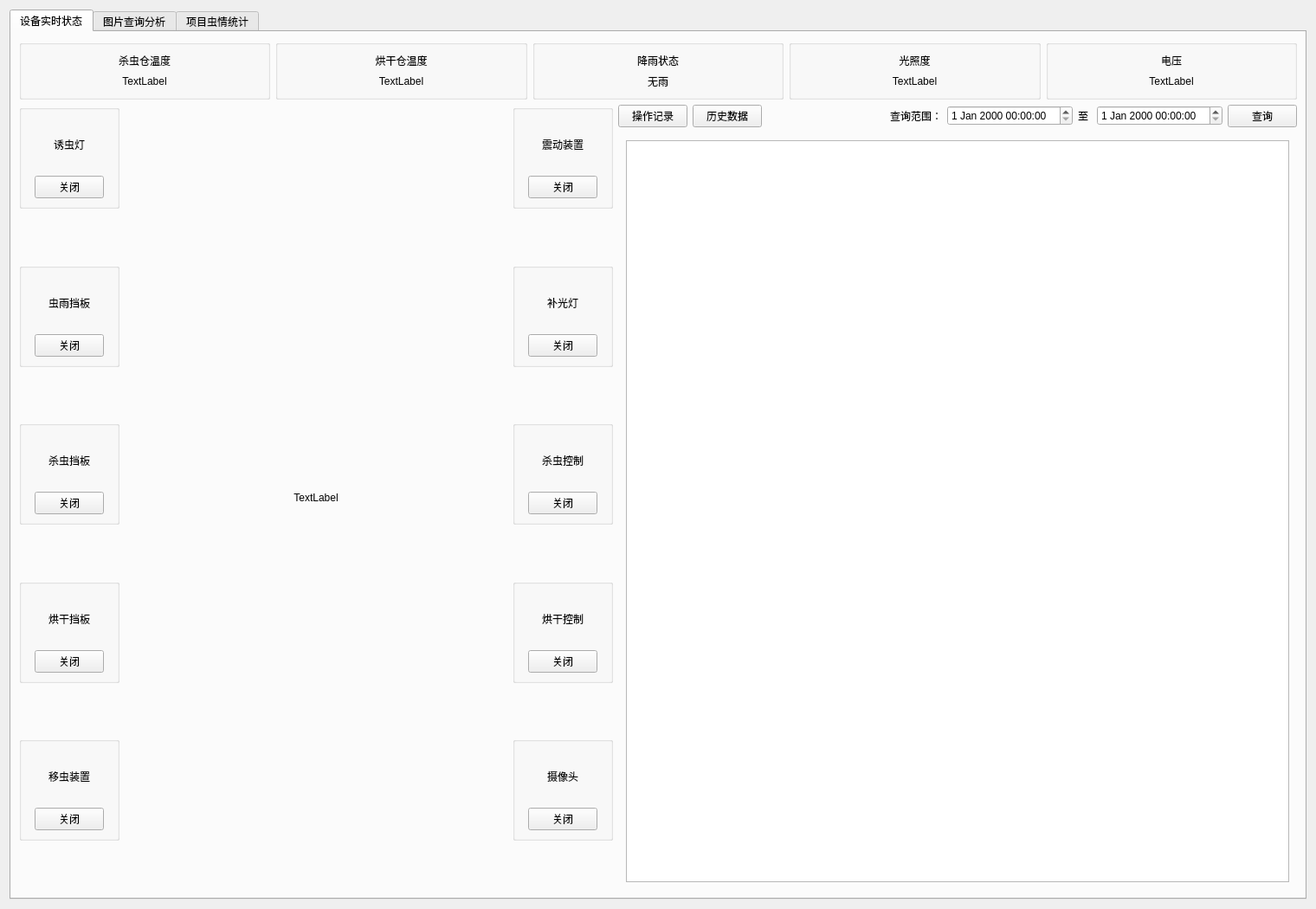
<?xml version="1.0" encoding="UTF-8"?>
<ui version="4.0">
 <class>LY_PestMointorWidget</class>
 <widget class="QWidget" name="LY_PestMointorWidget">
  <property name="geometry">
   <rect>
    <x>0</x>
    <y>0</y>
    <width>1520</width>
    <height>1050</height>
   </rect>
  </property>
  <property name="windowTitle">
   <string>Form</string>
  </property>
  <layout class="QHBoxLayout" name="horizontalLayout">
   <item>
    <widget class="QTabWidget" name="tabWidget">
     <property name="currentIndex">
      <number>0</number>
     </property>
     <widget class="QWidget" name="deviceStaus">
      <attribute name="title">
       <string>设备实时状态</string>
      </attribute>
      <layout class="QGridLayout" name="gridLayout" columnstretch="7,8">
       <item row="0" column="0" colspan="2">
        <layout class="QHBoxLayout" name="horizontalLayout_2">
         <item>
          <widget class="QGroupBox" name="groupBox">
           <property name="title">
            <string/>
           </property>
           <layout class="QVBoxLayout" name="verticalLayout_10">
            <item>
             <widget class="QLabel" name="label_3">
              <property name="text">
               <string>杀虫仓温度</string>
              </property>
              <property name="alignment">
               <set>Qt::AlignCenter</set>
              </property>
             </widget>
            </item>
            <item>
             <widget class="QLabel" name="insecticideTem">
              <property name="text">
               <string>TextLabel</string>
              </property>
              <property name="alignment">
               <set>Qt::AlignCenter</set>
              </property>
             </widget>
            </item>
           </layout>
          </widget>
         </item>
         <item>
          <widget class="QGroupBox" name="groupBox_6">
           <property name="title">
            <string/>
           </property>
           <layout class="QVBoxLayout" name="verticalLayout_11">
            <item>
             <widget class="QLabel" name="label_7">
              <property name="text">
               <string>烘干仓温度</string>
              </property>
              <property name="alignment">
               <set>Qt::AlignCenter</set>
              </property>
             </widget>
            </item>
            <item>
             <widget class="QLabel" name="dryingTem">
              <property name="text">
               <string>TextLabel</string>
              </property>
              <property name="alignment">
               <set>Qt::AlignCenter</set>
              </property>
             </widget>
            </item>
           </layout>
          </widget>
         </item>
         <item>
          <widget class="QGroupBox" name="groupBox_7">
           <property name="title">
            <string/>
           </property>
           <layout class="QVBoxLayout" name="verticalLayout_9">
            <item>
             <widget class="QLabel" name="label_13">
              <property name="text">
               <string>降雨状态</string>
              </property>
              <property name="alignment">
               <set>Qt::AlignCenter</set>
              </property>
             </widget>
            </item>
            <item>
             <widget class="QLabel" name="label_15">
              <property name="text">
               <string>无雨</string>
              </property>
              <property name="alignment">
               <set>Qt::AlignCenter</set>
              </property>
             </widget>
            </item>
           </layout>
          </widget>
         </item>
         <item>
          <widget class="QGroupBox" name="groupBox_8">
           <property name="title">
            <string/>
           </property>
           <layout class="QVBoxLayout" name="verticalLayout_16">
            <item>
             <widget class="QLabel" name="label_22">
              <property name="text">
               <string>光照度</string>
              </property>
              <property name="alignment">
               <set>Qt::AlignCenter</set>
              </property>
             </widget>
            </item>
            <item>
             <widget class="QLabel" name="illum">
              <property name="text">
               <string>TextLabel</string>
              </property>
              <property name="alignment">
               <set>Qt::AlignCenter</set>
              </property>
             </widget>
            </item>
           </layout>
          </widget>
         </item>
         <item>
          <widget class="QGroupBox" name="groupBox_9">
           <property name="title">
            <string/>
           </property>
           <layout class="QVBoxLayout" name="verticalLayout_17">
            <item>
             <widget class="QLabel" name="label_24">
              <property name="text">
               <string>电压</string>
              </property>
              <property name="alignment">
               <set>Qt::AlignCenter</set>
              </property>
             </widget>
            </item>
            <item>
             <widget class="QLabel" name="voltage">
              <property name="text">
               <string>TextLabel</string>
              </property>
              <property name="alignment">
               <set>Qt::AlignCenter</set>
              </property>
             </widget>
            </item>
           </layout>
          </widget>
         </item>
        </layout>
       </item>
       <item row="1" column="0">
        <layout class="QHBoxLayout" name="horizontalLayout_4" stretch="1,8,1">
         <item>
          <layout class="QVBoxLayout" name="verticalLayout_22">
           <item>
            <widget class="QGroupBox" name="groupBox_10">
             <property name="minimumSize">
              <size>
               <width>0</width>
               <height>120</height>
              </size>
             </property>
             <property name="title">
              <string/>
             </property>
             <layout class="QGridLayout" name="gridLayout_5">
              <item row="0" column="0" colspan="3">
               <widget class="QLabel" name="label_27">
                <property name="text">
                 <string>诱虫灯</string>
                </property>
                <property name="alignment">
                 <set>Qt::AlignCenter</set>
                </property>
               </widget>
              </item>
              <item row="1" column="0">
               <spacer name="horizontalSpacer">
                <property name="orientation">
                 <enum>Qt::Horizontal</enum>
                </property>
                <property name="sizeHint" stdset="0">
                 <size>
                  <width>98</width>
                  <height>20</height>
                 </size>
                </property>
               </spacer>
              </item>
              <item row="1" column="1">
               <widget class="QPushButton" name="attractWorm">
                <property name="sizePolicy">
                 <sizepolicy hsizetype="Expanding" vsizetype="Fixed">
                  <horstretch>0</horstretch>
                  <verstretch>0</verstretch>
                 </sizepolicy>
                </property>
                <property name="text">
                 <string>关闭</string>
                </property>
               </widget>
              </item>
              <item row="1" column="2">
               <spacer name="horizontalSpacer_2">
                <property name="orientation">
                 <enum>Qt::Horizontal</enum>
                </property>
                <property name="sizeHint" stdset="0">
                 <size>
                  <width>98</width>
                  <height>20</height>
                 </size>
                </property>
               </spacer>
              </item>
             </layout>
            </widget>
           </item>
           <item>
            <spacer name="verticalSpacer_3">
             <property name="orientation">
              <enum>Qt::Vertical</enum>
             </property>
             <property name="sizeHint" stdset="0">
              <size>
               <width>20</width>
               <height>40</height>
              </size>
             </property>
            </spacer>
           </item>
           <item>
            <widget class="QGroupBox" name="groupBox_21">
             <property name="minimumSize">
              <size>
               <width>0</width>
               <height>120</height>
              </size>
             </property>
             <property name="title">
              <string/>
             </property>
             <layout class="QGridLayout" name="gridLayout_8">
              <item row="0" column="0" colspan="3">
               <widget class="QLabel" name="label_42">
                <property name="text">
                 <string>虫雨挡板</string>
                </property>
                <property name="alignment">
                 <set>Qt::AlignCenter</set>
                </property>
               </widget>
              </item>
              <item row="1" column="0">
               <spacer name="horizontalSpacer_7">
                <property name="orientation">
                 <enum>Qt::Horizontal</enum>
                </property>
                <property name="sizeHint" stdset="0">
                 <size>
                  <width>98</width>
                  <height>20</height>
                 </size>
                </property>
               </spacer>
              </item>
              <item row="1" column="1">
               <widget class="QPushButton" name="rainFlap">
                <property name="sizePolicy">
                 <sizepolicy hsizetype="Expanding" vsizetype="Fixed">
                  <horstretch>0</horstretch>
                  <verstretch>0</verstretch>
                 </sizepolicy>
                </property>
                <property name="text">
                 <string>关闭</string>
                </property>
               </widget>
              </item>
              <item row="1" column="2">
               <spacer name="horizontalSpacer_8">
                <property name="orientation">
                 <enum>Qt::Horizontal</enum>
                </property>
                <property name="sizeHint" stdset="0">
                 <size>
                  <width>98</width>
                  <height>20</height>
                 </size>
                </property>
               </spacer>
              </item>
             </layout>
            </widget>
           </item>
           <item>
            <spacer name="verticalSpacer_4">
             <property name="orientation">
              <enum>Qt::Vertical</enum>
             </property>
             <property name="sizeHint" stdset="0">
              <size>
               <width>20</width>
               <height>40</height>
              </size>
             </property>
            </spacer>
           </item>
           <item>
            <widget class="QGroupBox" name="groupBox_15">
             <property name="minimumSize">
              <size>
               <width>0</width>
               <height>120</height>
              </size>
             </property>
             <property name="title">
              <string/>
             </property>
             <layout class="QGridLayout" name="gridLayout_7">
              <item row="0" column="0" colspan="3">
               <widget class="QLabel" name="label_35">
                <property name="text">
                 <string>杀虫挡板</string>
                </property>
                <property name="alignment">
                 <set>Qt::AlignCenter</set>
                </property>
               </widget>
              </item>
              <item row="1" column="0">
               <spacer name="horizontalSpacer_5">
                <property name="orientation">
                 <enum>Qt::Horizontal</enum>
                </property>
                <property name="sizeHint" stdset="0">
                 <size>
                  <width>98</width>
                  <height>20</height>
                 </size>
                </property>
               </spacer>
              </item>
              <item row="1" column="1">
               <widget class="QPushButton" name="wormFlap">
                <property name="sizePolicy">
                 <sizepolicy hsizetype="Expanding" vsizetype="Fixed">
                  <horstretch>0</horstretch>
                  <verstretch>0</verstretch>
                 </sizepolicy>
                </property>
                <property name="text">
                 <string>关闭</string>
                </property>
               </widget>
              </item>
              <item row="1" column="2">
               <spacer name="horizontalSpacer_6">
                <property name="orientation">
                 <enum>Qt::Horizontal</enum>
                </property>
                <property name="sizeHint" stdset="0">
                 <size>
                  <width>98</width>
                  <height>20</height>
                 </size>
                </property>
               </spacer>
              </item>
             </layout>
            </widget>
           </item>
           <item>
            <spacer name="verticalSpacer_5">
             <property name="orientation">
              <enum>Qt::Vertical</enum>
             </property>
             <property name="sizeHint" stdset="0">
              <size>
               <width>20</width>
               <height>40</height>
              </size>
             </property>
            </spacer>
           </item>
           <item>
            <widget class="QGroupBox" name="groupBox_22">
             <property name="minimumSize">
              <size>
               <width>0</width>
               <height>120</height>
              </size>
             </property>
             <property name="title">
              <string/>
             </property>
             <layout class="QGridLayout" name="gridLayout_9">
              <item row="0" column="0" colspan="3">
               <widget class="QLabel" name="label_43">
                <property name="text">
                 <string>烘干挡板</string>
                </property>
                <property name="alignment">
                 <set>Qt::AlignCenter</set>
                </property>
               </widget>
              </item>
              <item row="1" column="0">
               <spacer name="horizontalSpacer_9">
                <property name="orientation">
                 <enum>Qt::Horizontal</enum>
                </property>
                <property name="sizeHint" stdset="0">
                 <size>
                  <width>98</width>
                  <height>20</height>
                 </size>
                </property>
               </spacer>
              </item>
              <item row="1" column="1">
               <widget class="QPushButton" name="drying">
                <property name="sizePolicy">
                 <sizepolicy hsizetype="Expanding" vsizetype="Fixed">
                  <horstretch>0</horstretch>
                  <verstretch>0</verstretch>
                 </sizepolicy>
                </property>
                <property name="text">
                 <string>关闭</string>
                </property>
               </widget>
              </item>
              <item row="1" column="2">
               <spacer name="horizontalSpacer_10">
                <property name="orientation">
                 <enum>Qt::Horizontal</enum>
                </property>
                <property name="sizeHint" stdset="0">
                 <size>
                  <width>98</width>
                  <height>20</height>
                 </size>
                </property>
               </spacer>
              </item>
             </layout>
            </widget>
           </item>
           <item>
            <spacer name="verticalSpacer_6">
             <property name="orientation">
              <enum>Qt::Vertical</enum>
             </property>
             <property name="sizeHint" stdset="0">
              <size>
               <width>20</width>
               <height>40</height>
              </size>
             </property>
            </spacer>
           </item>
           <item>
            <widget class="QGroupBox" name="groupBox_23">
             <property name="minimumSize">
              <size>
               <width>0</width>
               <height>120</height>
              </size>
             </property>
             <property name="title">
              <string/>
             </property>
             <layout class="QGridLayout" name="gridLayout_10">
              <item row="0" column="0" colspan="3">
               <widget class="QLabel" name="label_44">
                <property name="text">
                 <string>移虫装置</string>
                </property>
                <property name="alignment">
                 <set>Qt::AlignCenter</set>
                </property>
               </widget>
              </item>
              <item row="1" column="0">
               <spacer name="horizontalSpacer_11">
                <property name="orientation">
                 <enum>Qt::Horizontal</enum>
                </property>
                <property name="sizeHint" stdset="0">
                 <size>
                  <width>98</width>
                  <height>20</height>
                 </size>
                </property>
               </spacer>
              </item>
              <item row="1" column="1">
               <widget class="QPushButton" name="moveWorm">
                <property name="sizePolicy">
                 <sizepolicy hsizetype="Expanding" vsizetype="Fixed">
                  <horstretch>0</horstretch>
                  <verstretch>0</verstretch>
                 </sizepolicy>
                </property>
                <property name="text">
                 <string>关闭</string>
                </property>
               </widget>
              </item>
              <item row="1" column="2">
               <spacer name="horizontalSpacer_12">
                <property name="orientation">
                 <enum>Qt::Horizontal</enum>
                </property>
                <property name="sizeHint" stdset="0">
                 <size>
                  <width>98</width>
                  <height>20</height>
                 </size>
                </property>
               </spacer>
              </item>
             </layout>
            </widget>
           </item>
           <item>
            <spacer name="verticalSpacer_7">
             <property name="orientation">
              <enum>Qt::Vertical</enum>
             </property>
             <property name="sizeHint" stdset="0">
              <size>
               <width>20</width>
               <height>40</height>
              </size>
             </property>
            </spacer>
           </item>
          </layout>
         </item>
         <item>
          <widget class="QLabel" name="label_41">
           <property name="text">
            <string>TextLabel</string>
           </property>
           <property name="alignment">
            <set>Qt::AlignCenter</set>
           </property>
          </widget>
         </item>
         <item>
          <layout class="QVBoxLayout" name="verticalLayout_32">
           <item>
            <widget class="QGroupBox" name="groupBox_11">
             <property name="minimumSize">
              <size>
               <width>0</width>
               <height>120</height>
              </size>
             </property>
             <property name="title">
              <string/>
             </property>
             <layout class="QGridLayout" name="gridLayout_6">
              <item row="0" column="0" colspan="3">
               <widget class="QLabel" name="label_29">
                <property name="text">
                 <string>震动装置</string>
                </property>
                <property name="alignment">
                 <set>Qt::AlignCenter</set>
                </property>
               </widget>
              </item>
              <item row="1" column="0">
               <spacer name="horizontalSpacer_3">
                <property name="orientation">
                 <enum>Qt::Horizontal</enum>
                </property>
                <property name="sizeHint" stdset="0">
                 <size>
                  <width>98</width>
                  <height>20</height>
                 </size>
                </property>
               </spacer>
              </item>
              <item row="1" column="1">
               <widget class="QPushButton" name="shake">
                <property name="sizePolicy">
                 <sizepolicy hsizetype="Expanding" vsizetype="Fixed">
                  <horstretch>0</horstretch>
                  <verstretch>0</verstretch>
                 </sizepolicy>
                </property>
                <property name="text">
                 <string>关闭</string>
                </property>
               </widget>
              </item>
              <item row="1" column="2">
               <spacer name="horizontalSpacer_4">
                <property name="orientation">
                 <enum>Qt::Horizontal</enum>
                </property>
                <property name="sizeHint" stdset="0">
                 <size>
                  <width>98</width>
                  <height>20</height>
                 </size>
                </property>
               </spacer>
              </item>
             </layout>
            </widget>
           </item>
           <item>
            <spacer name="verticalSpacer_9">
             <property name="orientation">
              <enum>Qt::Vertical</enum>
             </property>
             <property name="sizeHint" stdset="0">
              <size>
               <width>20</width>
               <height>40</height>
              </size>
             </property>
            </spacer>
           </item>
           <item>
            <widget class="QGroupBox" name="groupBox_12">
             <property name="minimumSize">
              <size>
               <width>0</width>
               <height>120</height>
              </size>
             </property>
             <property name="title">
              <string/>
             </property>
             <layout class="QGridLayout" name="gridLayout_11">
              <item row="0" column="0" colspan="3">
               <widget class="QLabel" name="label_31">
                <property name="text">
                 <string>补光灯</string>
                </property>
                <property name="alignment">
                 <set>Qt::AlignCenter</set>
                </property>
               </widget>
              </item>
              <item row="1" column="0">
               <spacer name="horizontalSpacer_13">
                <property name="orientation">
                 <enum>Qt::Horizontal</enum>
                </property>
                <property name="sizeHint" stdset="0">
                 <size>
                  <width>98</width>
                  <height>20</height>
                 </size>
                </property>
               </spacer>
              </item>
              <item row="1" column="1">
               <widget class="QPushButton" name="fillLight">
                <property name="sizePolicy">
                 <sizepolicy hsizetype="Expanding" vsizetype="Fixed">
                  <horstretch>0</horstretch>
                  <verstretch>0</verstretch>
                 </sizepolicy>
                </property>
                <property name="text">
                 <string>关闭</string>
                </property>
               </widget>
              </item>
              <item row="1" column="2">
               <spacer name="horizontalSpacer_14">
                <property name="orientation">
                 <enum>Qt::Horizontal</enum>
                </property>
                <property name="sizeHint" stdset="0">
                 <size>
                  <width>98</width>
                  <height>20</height>
                 </size>
                </property>
               </spacer>
              </item>
             </layout>
            </widget>
           </item>
           <item>
            <spacer name="verticalSpacer_10">
             <property name="orientation">
              <enum>Qt::Vertical</enum>
             </property>
             <property name="sizeHint" stdset="0">
              <size>
               <width>20</width>
               <height>40</height>
              </size>
             </property>
            </spacer>
           </item>
           <item>
            <widget class="QGroupBox" name="groupBox_13">
             <property name="minimumSize">
              <size>
               <width>0</width>
               <height>120</height>
              </size>
             </property>
             <property name="title">
              <string/>
             </property>
             <layout class="QGridLayout" name="gridLayout_12">
              <item row="0" column="0" colspan="3">
               <widget class="QLabel" name="label_32">
                <property name="text">
                 <string>杀虫控制</string>
                </property>
                <property name="alignment">
                 <set>Qt::AlignCenter</set>
                </property>
               </widget>
              </item>
              <item row="1" column="0">
               <spacer name="horizontalSpacer_15">
                <property name="orientation">
                 <enum>Qt::Horizontal</enum>
                </property>
                <property name="sizeHint" stdset="0">
                 <size>
                  <width>98</width>
                  <height>20</height>
                 </size>
                </property>
               </spacer>
              </item>
              <item row="1" column="1">
               <widget class="QPushButton" name="insecticide">
                <property name="sizePolicy">
                 <sizepolicy hsizetype="Expanding" vsizetype="Fixed">
                  <horstretch>0</horstretch>
                  <verstretch>0</verstretch>
                 </sizepolicy>
                </property>
                <property name="text">
                 <string>关闭</string>
                </property>
               </widget>
              </item>
              <item row="1" column="2">
               <spacer name="horizontalSpacer_16">
                <property name="orientation">
                 <enum>Qt::Horizontal</enum>
                </property>
                <property name="sizeHint" stdset="0">
                 <size>
                  <width>98</width>
                  <height>20</height>
                 </size>
                </property>
               </spacer>
              </item>
             </layout>
            </widget>
           </item>
           <item>
            <spacer name="verticalSpacer_11">
             <property name="orientation">
              <enum>Qt::Vertical</enum>
             </property>
             <property name="sizeHint" stdset="0">
              <size>
               <width>20</width>
               <height>40</height>
              </size>
             </property>
            </spacer>
           </item>
           <item>
            <widget class="QGroupBox" name="groupBox_14">
             <property name="minimumSize">
              <size>
               <width>0</width>
               <height>120</height>
              </size>
             </property>
             <property name="title">
              <string/>
             </property>
             <layout class="QGridLayout" name="gridLayout_13">
              <item row="0" column="0" colspan="3">
               <widget class="QLabel" name="label_33">
                <property name="text">
                 <string>烘干控制</string>
                </property>
                <property name="alignment">
                 <set>Qt::AlignCenter</set>
                </property>
               </widget>
              </item>
              <item row="1" column="0">
               <spacer name="horizontalSpacer_17">
                <property name="orientation">
                 <enum>Qt::Horizontal</enum>
                </property>
                <property name="sizeHint" stdset="0">
                 <size>
                  <width>98</width>
                  <height>20</height>
                 </size>
                </property>
               </spacer>
              </item>
              <item row="1" column="1">
               <widget class="QPushButton" name="dryingFlap">
                <property name="sizePolicy">
                 <sizepolicy hsizetype="Expanding" vsizetype="Fixed">
                  <horstretch>0</horstretch>
                  <verstretch>0</verstretch>
                 </sizepolicy>
                </property>
                <property name="text">
                 <string>关闭</string>
                </property>
               </widget>
              </item>
              <item row="1" column="2">
               <spacer name="horizontalSpacer_18">
                <property name="orientation">
                 <enum>Qt::Horizontal</enum>
                </property>
                <property name="sizeHint" stdset="0">
                 <size>
                  <width>98</width>
                  <height>20</height>
                 </size>
                </property>
               </spacer>
              </item>
             </layout>
            </widget>
           </item>
           <item>
            <spacer name="verticalSpacer_12">
             <property name="orientation">
              <enum>Qt::Vertical</enum>
             </property>
             <property name="sizeHint" stdset="0">
              <size>
               <width>20</width>
               <height>40</height>
              </size>
             </property>
            </spacer>
           </item>
           <item>
            <widget class="QGroupBox" name="groupBox_16">
             <property name="minimumSize">
              <size>
               <width>0</width>
               <height>120</height>
              </size>
             </property>
             <property name="title">
              <string/>
             </property>
             <layout class="QGridLayout" name="gridLayout_14">
              <item row="0" column="0" colspan="3">
               <widget class="QLabel" name="label_34">
                <property name="text">
                 <string>摄像头</string>
                </property>
                <property name="alignment">
                 <set>Qt::AlignCenter</set>
                </property>
               </widget>
              </item>
              <item row="1" column="0">
               <spacer name="horizontalSpacer_19">
                <property name="orientation">
                 <enum>Qt::Horizontal</enum>
                </property>
                <property name="sizeHint" stdset="0">
                 <size>
                  <width>98</width>
                  <height>20</height>
                 </size>
                </property>
               </spacer>
              </item>
              <item row="1" column="1">
               <widget class="QPushButton" name="camera">
                <property name="sizePolicy">
                 <sizepolicy hsizetype="Expanding" vsizetype="Fixed">
                  <horstretch>0</horstretch>
                  <verstretch>0</verstretch>
                 </sizepolicy>
                </property>
                <property name="text">
                 <string>关闭</string>
                </property>
               </widget>
              </item>
              <item row="1" column="2">
               <spacer name="horizontalSpacer_20">
                <property name="orientation">
                 <enum>Qt::Horizontal</enum>
                </property>
                <property name="sizeHint" stdset="0">
                 <size>
                  <width>98</width>
                  <height>20</height>
                 </size>
                </property>
               </spacer>
              </item>
             </layout>
            </widget>
           </item>
           <item>
            <spacer name="verticalSpacer_13">
             <property name="orientation">
              <enum>Qt::Vertical</enum>
             </property>
             <property name="sizeHint" stdset="0">
              <size>
               <width>20</width>
               <height>40</height>
              </size>
             </property>
            </spacer>
           </item>
          </layout>
         </item>
        </layout>
       </item>
       <item row="1" column="1">
        <layout class="QVBoxLayout" name="verticalLayout">
         <item>
          <layout class="QHBoxLayout" name="horizontalLayout_3">
           <item>
            <widget class="QPushButton" name="recode_btn">
             <property name="text">
              <string>操作记录</string>
             </property>
            </widget>
           </item>
           <item>
            <widget class="QPushButton" name="history_btn">
             <property name="text">
              <string>历史数据</string>
             </property>
            </widget>
           </item>
           <item>
            <spacer name="horizontalSpacer_21">
             <property name="orientation">
              <enum>Qt::Horizontal</enum>
             </property>
             <property name="sizeHint" stdset="0">
              <size>
               <width>468</width>
               <height>20</height>
              </size>
             </property>
            </spacer>
           </item>
           <item>
            <widget class="QLabel" name="label">
             <property name="text">
              <string>查询范围：</string>
             </property>
            </widget>
           </item>
           <item>
            <widget class="QDateTimeEdit" name="dateTimeEdit"/>
           </item>
           <item>
            <widget class="QLabel" name="label_4">
             <property name="text">
              <string>至 </string>
             </property>
            </widget>
           </item>
           <item>
            <widget class="QDateTimeEdit" name="dateTimeEdit_2"/>
           </item>
           <item>
            <widget class="QPushButton" name="quert_btn">
             <property name="text">
              <string>查询</string>
             </property>
            </widget>
           </item>
          </layout>
         </item>
         <item>
          <widget class="QStackedWidget" name="stackedWidget">
           <property name="currentIndex">
            <number>0</number>
           </property>
           <widget class="QWidget" name="page">
            <layout class="QHBoxLayout" name="horizontalLayout_5">
             <item>
              <widget class="QTableWidget" name="recode_tab"/>
             </item>
            </layout>
           </widget>
           <widget class="QWidget" name="page_2">
            <layout class="QHBoxLayout" name="horizontalLayout_6">
             <item>
              <widget class="QTableWidget" name="history_tab"/>
             </item>
            </layout>
           </widget>
          </widget>
         </item>
        </layout>
       </item>
      </layout>
     </widget>
     <widget class="LY_PhotoAnalysisWidget" name="photQuery">
      <attribute name="title">
       <string>图片查询分析</string>
      </attribute>
     </widget>
     <widget class="QWidget" name="pestStatistics">
      <attribute name="title">
       <string>项目虫情统计</string>
      </attribute>
     </widget>
    </widget>
   </item>
  </layout>
 </widget>
 <customwidgets>
  <customwidget>
   <class>LY_PhotoAnalysisWidget</class>
   <extends>QWidget</extends>
   <header>ly_photoanalysiswidget.h</header>
   <container>1</container>
  </customwidget>
 </customwidgets>
 <resources/>
 <connections/>
</ui>
